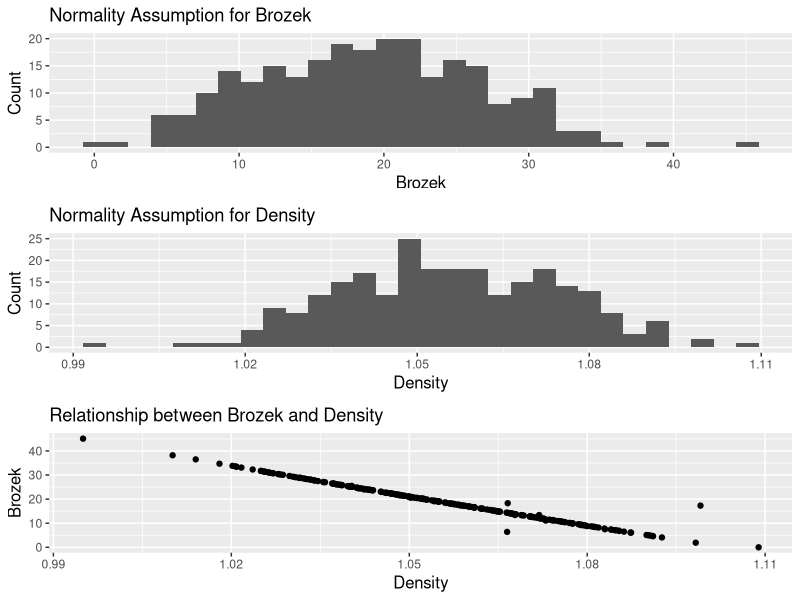
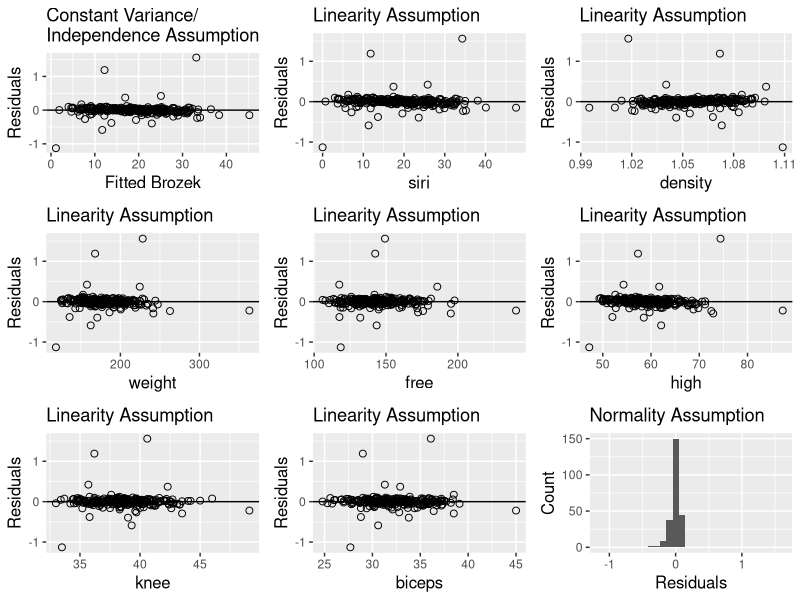
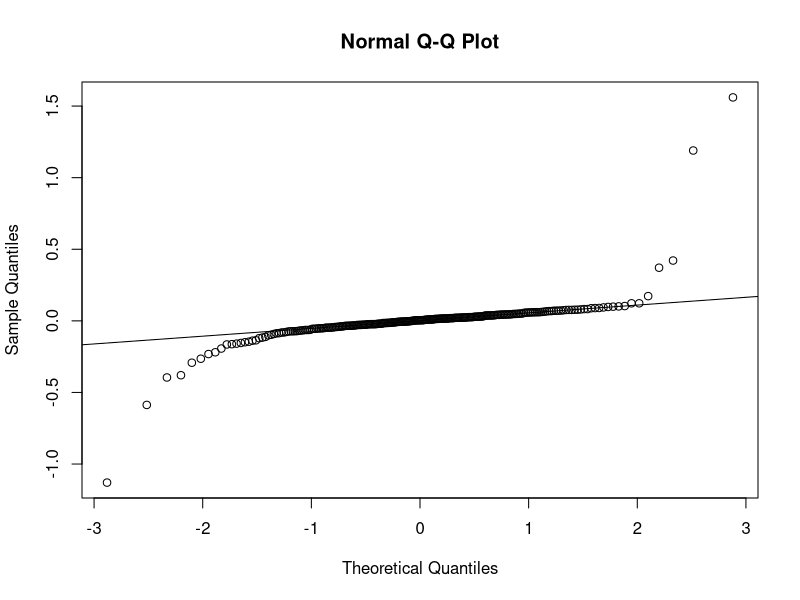

R code for these plots, in order:
## ---- chunk 1
library(ggplot2)
library(dplyr)
library(gridExtra)
library(car)
data_table = read.table('fat.csv', header = T, sep = ',')

## ---- chunk 2
sample_mean_brozek = mean(data_table$brozek)
sample_mean_density = mean(data_table$density)
sample_variance_brozek = var(data_table$brozek)
sample_variance_density = var(data_table$density)
cor_brozek_density = cor(data_table$brozek,data_table$density)

p_brozek = ggplot(data= data_table,aes(brozek))+geom_histogram()+xlab('Brozek')+ylab('Count')+theme(axis.title =element_text(size=12))+ggtitle('Normality Assumption for Brozek')
p_density = ggplot(data= data_table,aes(density))+geom_histogram()+xlab('Density')+ylab('Count')+theme(axis.title =element_text(size=12))+ggtitle('Normality Assumption for Density')
p_cor = ggplot(data= data_table,aes(density,brozek))+geom_point()+xlab('Density')+ylab('Brozek')+theme(axis.title =element_text(size=12))+ggtitle('Relationship between Brozek and Density')

grid.arrange(p_brozek, p_density,p_cor)
## ---- chunk 3
model = lm(brozek~., data = data_table)
summary(model)
MSE = sum((model$fitted.values-data_table$brozek)^2)/length(data_table$brozek)
## ---- chunk 4
model2 = lm(brozek~siri+density+weight+free+thigh+knee+biceps,data = data_table)
MSE_2 = sum((model2$fitted.values-data_table$brozek)^2)/length(data_table$brozek)
summary(model2)
anova(model2,model)

## ---- chunk 5
p1=ggplot(data= model2, aes(x=model2$fitted.values, y=model2$residuals))+geom_point(shape=1, size=2)+xlab('Fitted Brozek')+ylab('Residuals')+theme(axis.title=element_text(size=12))+geom_hline(yintercept = 0)+ggtitle('Constant Variance/\nIndependence Assumption')

p2 =ggplot(data= data_table,aes(x=data_table$siri,y=model2$residuals))+geom_point(shape=1,size=2)+xlab('siri')+ylab('Residuals')+theme(axis.title = element_text(size=12))+geom_hline(yintercept=0)+ggtitle('Linearity Assumption')

p3 =ggplot(data= data_table,aes(x=data_table$density,y=model2$residuals))+geom_point(shape=1,size=2)+xlab('density')+ylab('Residuals')+theme(axis.title=element_text(size=12))+geom_hline(yintercept=0)+ggtitle('Linearity Assumption')

p4 =ggplot(data= data_table,aes(x=data_table$weight,y=model2$residuals))+geom_point(shape=1,size=2)+xlab('weight')+ylab('Residuals')+theme(axis.title = element_text(size=12))+geom_hline(yintercept = 0)+ggtitle('Linearity Assumption')

p5 =ggplot(data= data_table,aes(x=data_table$free,y=model2$residuals))+geom_point(shape=1,size=2)+xlab('free')+ylab('Residuals')+theme(axis.title =element_text(size=12))+geom_hline(yintercept = 0)+ggtitle('Linearity Assumption')

p6 =ggplot(data= data_table,aes(x=data_table$thigh,y=model2$residuals))+geom_point(shape=1,size=2)+xlab('high')+ylab('Residuals')+theme(axis.title =element_text(size=12))+geom_hline(yintercept = 0)+ggtitle('Linearity Assumption')

p7 =ggplot(data= data_table,aes(x=data_table$knee,y=model2$residuals))+geom_point(shape=1,size=2)+xlab('knee')+ylab('Residuals')+theme(axis.title =element_text(size=12))+geom_hline(yintercept = 0)+ggtitle('Linearity Assumption')

p8 =ggplot(data= data_table,aes(x=data_table$biceps,y=model2$residuals))+geom_point(shape=1,size=2)+xlab('biceps')+ylab('Residuals')+theme(axis.title =element_text(size=12))+geom_hline(yintercept = 0)+ggtitle('Linearity Assumption')

p9 = ggplot(data= data_table,aes(model2$residuals))+geom_histogram()+xlab('Residuals')+ylab('Count')+theme(axis.title =element_text(size=12))+ggtitle('Normality Assumption')

grid.arrange(p1,p2,p3,p4,p5,p6,p7,p8,p9)

qqnorm(model2$residuals)
qqline(model2$residuals)

cor(data_table[c(2,3,5,8,13,14,15)])
vif_thershold = max(10, 1/(1-summary(model2)$r.squared))
vif(model2)
